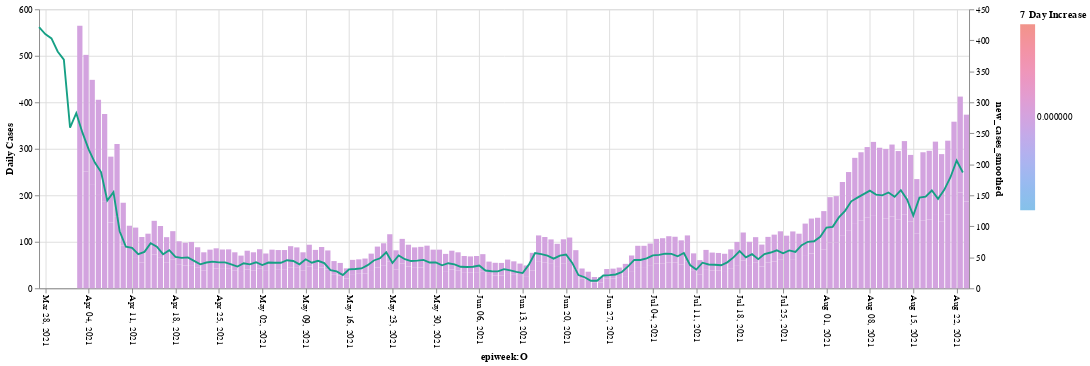
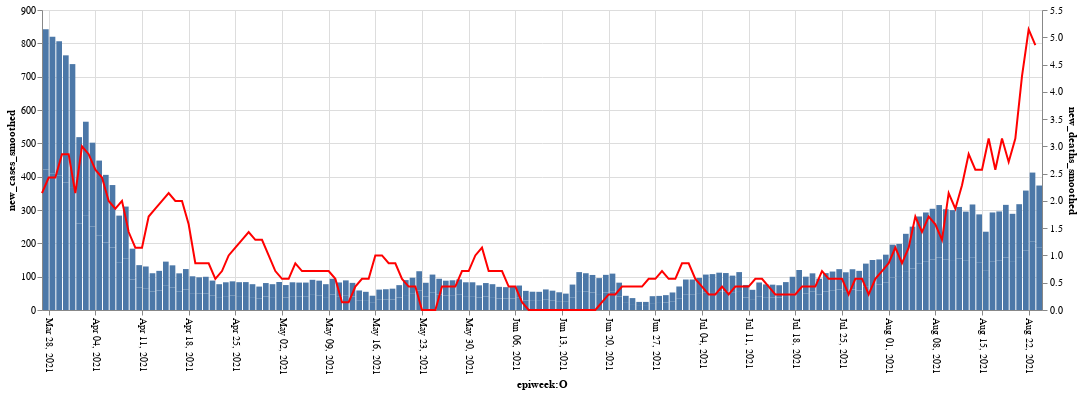

The code cell stored with these charts, in order, in its notebook:
### Code cell
display(draw_trend_chart()) # new_cases_smoothed increase/decrease compared to ...
display(draw_chart())
# display(mobility_data())
# display(choropleth())

### Figure 1 — Vega-Lite specification as saved in the notebook (floating-point values rounded to 4 significant figures; data arrays with more than 128 entries replaced by an {"elided": "..."} marker saying what was removed)
{"config": {"view": {"continuousWidth": 400, "continuousHeight": 300}}, "layer": [{"mark": "bar", "encoding": {"color": {"type": "quantitative", "field": "increasing_avg", "scale": {"range": ["#85C1E9 ", "#F1948A"]}, "title": "7 Day Increase"}, "x": {"type": "temporal", "axis": {"labelAngle": 90, "tickCount": 14}, "field": "date", "timeUnit": "yearmonthdate", "title": "epiweek:O"}, "y": {"type": "quantitative", "field": "new_cases_smoothed", "title": "Daily Cases"}}, "width": 1000}, {"mark": {"type": "line", "color": "#16A085 "}, "encoding": {"x": {"type": "temporal", "axis": {"labelAngle": 90, "tickCount": 14}, "field": "date", "timeUnit": "yearmonthdate", "title": "epiweek:O"}, "y": {"type": "quantitative", "field": "new_cases_smoothed"}}, "width": 1000}], "data": {"name": "data-61b00de83e903868718010b4d332b742"}, "resolve": {"scale": {"y": "independent"}}, "$schema": "https://vega.github.io/schema/vega-lite/v4.8.1.json", "datasets": {"data-61b00de83e903868718010b4d332b742": {"elided": "300 records"}}}

### Figure 2 — Vega-Lite specification as saved in the notebook (floating-point values rounded to 4 significant figures; data arrays with more than 128 entries replaced by an {"elided": "..."} marker saying what was removed)
{"config": {"view": {"continuousWidth": 400, "continuousHeight": 300}}, "layer": [{"mark": "bar", "encoding": {"x": {"type": "temporal", "axis": {"labelAngle": 90, "tickCount": 14}, "field": "date", "timeUnit": "yearmonthdate", "title": "epiweek:O"}, "y": {"type": "quantitative", "field": "new_cases_smoothed"}}, "width": 1000}, {"mark": {"type": "line", "color": "red"}, "encoding": {"x": {"type": "temporal", "axis": {"labelAngle": 90, "tickCount": 14}, "field": "date", "timeUnit": "yearmonthdate", "title": "epiweek:O"}, "y": {"type": "quantitative", "field": "new_deaths_smoothed"}}, "width": 1000}], "data": {"name": "data-63c27dbea8cb4de12ec510498900a4cf"}, "resolve": {"scale": {"y": "independent"}}, "$schema": "https://vega.github.io/schema/vega-lite/v4.8.1.json", "datasets": {"data-63c27dbea8cb4de12ec510498900a4cf": {"elided": "300 records"}}}
